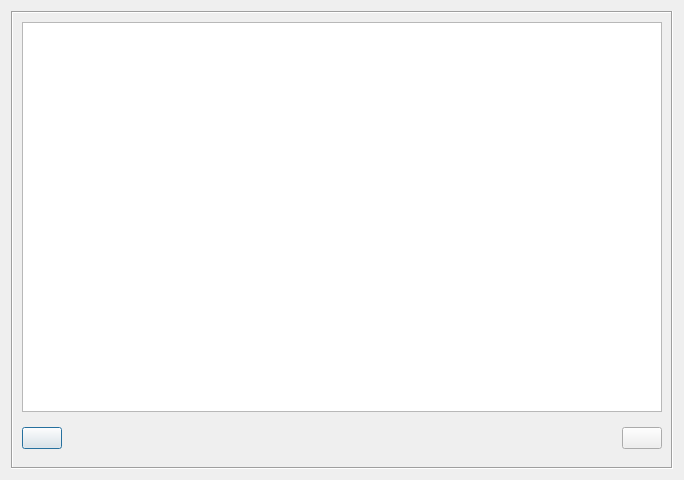
<?xml version="1.0" encoding="UTF-8"?>
<ui version="4.0">
 <class>RSelectTable</class>
 <widget class="QDialog" name="RSelectTable">
  <property name="geometry">
   <rect>
    <x>0</x>
    <y>0</y>
    <width>684</width>
    <height>480</height>
   </rect>
  </property>
  <property name="windowTitle">
   <string>Dialog</string>
  </property>
  <layout class="QVBoxLayout" name="verticalLayout">
   <item>
    <widget class="QFrame" name="frame">
     <property name="frameShape">
      <enum>QFrame::Box</enum>
     </property>
     <property name="frameShadow">
      <enum>QFrame::Sunken</enum>
     </property>
     <layout class="QVBoxLayout" name="verticalLayout_2">
      <item>
       <widget class="QTableWidget" name="tblTables">
        <property name="verticalScrollBarPolicy">
         <enum>Qt::ScrollBarAlwaysOff</enum>
        </property>
        <property name="horizontalScrollBarPolicy">
         <enum>Qt::ScrollBarAlwaysOff</enum>
        </property>
        <property name="editTriggers">
         <set>QAbstractItemView::NoEditTriggers</set>
        </property>
        <attribute name="horizontalHeaderVisible">
         <bool>false</bool>
        </attribute>
        <attribute name="verticalHeaderVisible">
         <bool>false</bool>
        </attribute>
        <attribute name="verticalHeaderDefaultSectionSize">
         <number>60</number>
        </attribute>
       </widget>
      </item>
      <item>
       <widget class="QWidget" name="widget" native="true">
        <layout class="QHBoxLayout" name="horizontalLayout">
         <property name="leftMargin">
          <number>0</number>
         </property>
         <property name="rightMargin">
          <number>0</number>
         </property>
         <item>
          <widget class="QPushButton" name="btnChangeHall">
           <property name="text">
            <string/>
           </property>
           <property name="icon">
            <iconset resource="res.qrc">
             <normaloff>:/images/hall.png</normaloff>:/images/hall.png</iconset>
           </property>
          </widget>
         </item>
         <item>
          <spacer name="horizontalSpacer">
           <property name="orientation">
            <enum>Qt::Horizontal</enum>
           </property>
           <property name="sizeHint" stdset="0">
            <size>
             <width>573</width>
             <height>20</height>
            </size>
           </property>
          </spacer>
         </item>
         <item>
          <widget class="QPushButton" name="btnReject">
           <property name="text">
            <string/>
           </property>
           <property name="icon">
            <iconset resource="res.qrc">
             <normaloff>:/images/cancel.png</normaloff>:/images/cancel.png</iconset>
           </property>
          </widget>
         </item>
        </layout>
       </widget>
      </item>
     </layout>
    </widget>
   </item>
  </layout>
 </widget>
 <resources>
  <include location="res.qrc"/>
 </resources>
 <connections/>
</ui>
